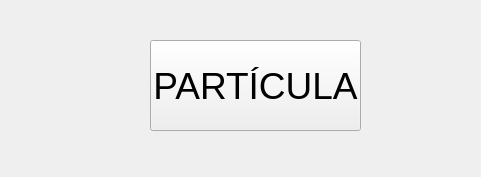
<?xml version="1.0" encoding="UTF-8"?>
<ui version="4.0">
 <class>MainWindow</class>
 <widget class="QMainWindow" name="MainWindow">
  <property name="geometry">
   <rect>
    <x>0</x>
    <y>0</y>
    <width>481</width>
    <height>177</height>
   </rect>
  </property>
  <property name="windowTitle">
   <string>MainWindow</string>
  </property>
  <widget class="QWidget" name="centralwidget">
   <widget class="QPushButton" name="BtnCerrar">
    <property name="geometry">
     <rect>
      <x>150</x>
      <y>40</y>
      <width>211</width>
      <height>91</height>
     </rect>
    </property>
    <property name="font">
     <font>
      <pointsize>28</pointsize>
     </font>
    </property>
    <property name="text">
     <string>PARTÍCULA</string>
    </property>
   </widget>
  </widget>
 </widget>
 <resources/>
 <connections/>
</ui>
